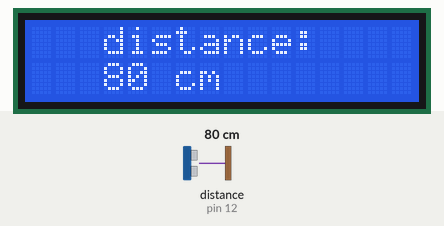
Simulated run of this sketch. Board: Arduino Uno, built with avr-gcc and run on an emulated ATmega328P. Shown: 16×2 character LCD. Inputs (shaded band) come from the test bench; at power-on: distance to the obstacle (sensor on pin 12) 80 cm. The echo pulse lasts 58.3 µs per cm; what the sketch prints to the serial monitor is not drawn.

Above: at 2.3 s.
2.4 s: distance to the obstacle (sensor on pin 12) set to 2 cm
At 3.6 s:
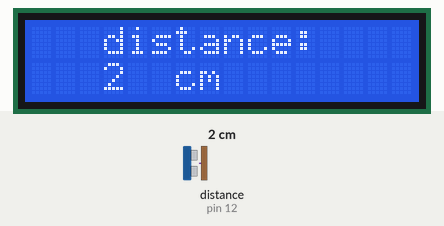
5.7 s: distance to the obstacle (sensor on pin 12) set to 4 cm
At 6.9 s:
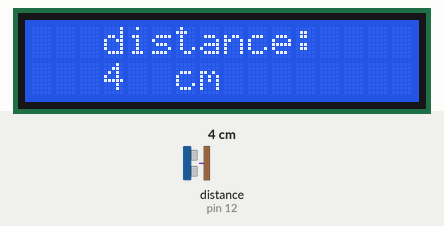
8.8 s: distance to the obstacle (sensor on pin 12) set to 9 cm
At 10.3 s:
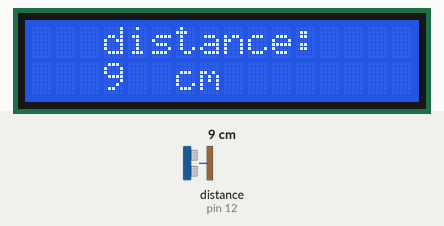
Timing chart, 0 to 11.8 s (numbered marks = the images above; inputs shaded):
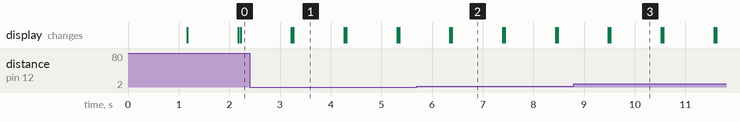

Measured:
- after the input at 2.4 s, the display: first differs from a run without the input after 0.86 s (image 1)
- after the input at 5.7 s, the display: first differs from a run without the input after 0.69 s (image 2)
- after the input at 8.8 s, the display: first differs from a run without the input after 0.72 s (image 3)
- what the display in image 1 shows lasts 1.0 s, from 3.3 s to 4.3 s

The sketch:

lesson7.ino
```cpp
#include <Wire.h>
#include <LiquidCrystal_I2C.h>
LiquidCrystal_I2C lcd (0x27,16,2); // set the LCD address to 0x27 for a16 chars and 2 line display

#include "SR04.h"
#define TRIG_PIN 12
#define ECHO_PIN 11
SR04 sr04 = SR04(ECHO_PIN,TRIG_PIN);
long a;

void setup() {
   lcd.init (); // initialize the lcd
   lcd.init (); // Print a message to the LCD.
   lcd.backlight ();
   Serial.begin(9600);
   delay(1000);
}

void loop() {
   a=sr04.Distance();
   Serial.print(a);
   Serial.println("cm");
   lcd.setCursor (3,0);
   lcd.print ("distance:");
   lcd.setCursor (3,1);
   lcd.print (a);
   lcd.setCursor (6,1);
   lcd.print ("cm");
   delay(1000);
   lcd.clear (); // initialize the lcd
}
```
